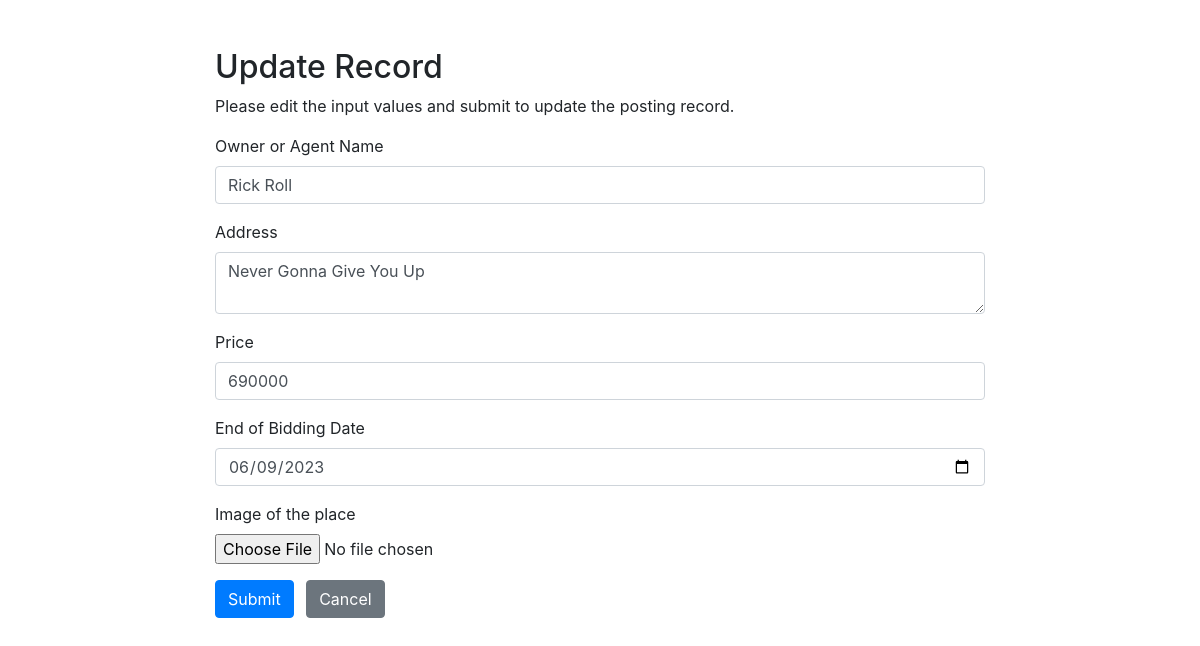
Page /update.php?id=1 on the committed database.
### tables this page shows
CREATE TABLE `houses` (
  `id` int(11) NOT NULL,
  `owner` varchar(255) NOT NULL,
  `address` varchar(255) NOT NULL,
  `price` int(20) NOT NULL,
  `bidding_end_date` date NOT NULL,
  `img_path` varchar(255) NOT NULL
);

### dao/abstractDAO.php (called while the page is built, shortened)
<?php
class abstractDAO {
    protected static $DB_HOST = "localhost";
    protected static $DB_PORT = 3307;
    protected static $DB_USERNAME = "root";
    protected static $DB_PASSWORD = "";
    protected static $DB_DATABASE = "assignment2";
    function __construct() {
        try{
            $this->mysqli = new mysqli(self::$DB_HOST, self::$DB_USERNAME,
                self::$DB_PASSWORD, self::$DB_DATABASE, self::$DB_PORT);
        }catch(mysqli_sql_exception $e){
            throw $e;
        }
    }
}
?>

### dao/houseDAO.php (called while the page is built, shortened)
<?php
require_once('abstractDAO.php');
require_once('./model/house.php');
class houseDAO extends abstractDAO {
    public function getHouse($houseId){
        $query = 'SELECT * FROM houses WHERE id = ?';
        $stmt = $this->mysqli->prepare($query);
        $stmt->bind_param('i', $houseId);
        $stmt->execute();
        $result = $stmt->get_result();
        if($result->num_rows == 1){
            $temp = $result->fetch_assoc();
            $house = new house($temp['id'],$temp['owner'], $temp['address'], $temp['price'], $temp['bidding_end_date'], $temp['img_path']);
            return $house;
        }
        return false;
    }
}
?>

### model/House.php (called while the page is built, shortened)
<?php
	class House{
		private $owner;
		private $address;
		private $price;
		private $biddingDate;
		private $imgPath;
		public function getOwner(){
			return $this->owner;
		}
		public function setOwner($owner){
			$this->owner = $owner;
		}
		public function getAddress(){
			return $this->address;
		}
		public function setAddress($address){
			$this->address = $address;
		}
		public function getPrice(){
			return $this->price;
		}
		public function setPrice($price){
			$this->price = $price;
		}
		public function getBiddingDate(){
			return $this->biddingDate;
		}
		public function setBiddingDate($biddingDate){
			$this->biddingDate = $biddingDate;
		}
		public function getImgPath(){
			return $this->imgPath;
		}
		public function setImgPath($imgPath){
			$this->imgPath = $imgPath;
		}
	}
?>

### update.php (the view, shortened to what this page needs)
<?php
require_once('./dao/houseDAO.php');
$owner = $address = $price = $biddingDate = $imgPath = "";
$owner_err = $address_err = $price_err = $biddingDate_err = $img_err = "";
$houseDAO = new houseDAO();
if(isset($_POST["id"]) && !empty($_POST["id"])){
    $id = $_POST["id"];
    $input_owner = trim($_POST["owner"]);
    if(empty($input_owner)){
        $owner_err = "Please enter a owner or agent name.";
    } elseif(!filter_var($input_owner, FILTER_VALIDATE_REGEXP, array("options"=>array("regexp"=>"/^[a-zA-Z\s]+$/")))){
        $owner_err = "Please enter a valid name.";
    } else{
        $owner = $input_owner;
    }
    $input_address = trim($_POST["address"]);
    if(empty($input_address)){
        $address_err = "Please enter an address.";
    } else{
        $address = $input_address;
    }
    $input_price = trim($_POST["price"]);
    if(empty($input_price)){
        $price_err = "Please enter the salary amount.";
    } elseif(!ctype_digit($input_price)){
        $price_err = "Please enter a positive integer value.";
    } else{
        $price = $input_price;
    }
    $input_biddingDate = trim($_POST["bidding-date"]);
    $current_date = date("Y-m-d");
    if (empty($input_biddingDate)) {
        $biddingDate_err = "Please enter the end of bidding date";
    } elseif (!preg_match("/^\d{4}-\d{2}-\d{2}$/", $input_biddingDate)) {
        $biddingDate_err = "Date format is invalid. Please use yyyy-mm-dd format";
    } elseif (!checkdate(substr($input_biddingDate, 5, 2), substr($input_biddingDate, 8, 2), substr($input_biddingDate, 0, 4))) {
        $biddingDate_err = "Invalid date";
    } elseif ($input_biddingDate <= $current_date){
        $biddingDate_err = "End of bidding date cannot be in the past";
    } else {
        $biddingDate = $input_biddingDate;
    }
    $target_dir = "imgs/";
    if (!empty($_FILES["file"]["name"])) {
        $target_file = $target_dir . basename($_FILES["file"]["name"]);
        $imgPath = $target_file;
        if ($_FILES["file"]["error"] == 0) {
            $check = getimagesize($_FILES["file"]["tmp_name"]);
            if ($check !== false) {
                if (move_uploaded_file($_FILES["file"]["tmp_name"], $target_file)) {
                } else {
                    $img_err = "Sorry, there was an error uploading your file.";
                }
            } else {
                $img_err = "File is not an image.";
            }
        }
    } else {
        $id = $_POST["id"];
        $house = $houseDAO->getHouse($id);
        if ($house) {
            $imgPath = $house->getImgPath();
        }
    }
    if (empty($owner_err) && empty($address_err) && empty($price_err) && empty($biddingDate_err) && empty($img_err)) {
        $house = new House($id, $owner, $address, $price, $biddingDate, $imgPath);
        $result = $houseDAO->updateHouse($house);
        header( "refresh:2; url=index.php" );
		echo '<br><h6 style="text-align:center">' . $result . '</h6>';
        $houseDAO->getMysqli()->close();
    }
} else{
    if(isset($_GET["id"]) && !empty(trim($_GET["id"]))){
        $id =  trim($_GET["id"]);
        $house = $houseDAO->getHouse($id);
        if($house){
            $owner = $house->getOwner();
            $address = $house->getAddress();
            $price = $house->getPrice();
            $biddingDate = $house->getBiddingDate();
            $imgPath = $house->getImgPath();
        } else{
            header("location: error.php");
            exit();
        }
    } else{
        header("location: error.php");
        exit();
    }
}
?>
<!DOCTYPE html>
<html lang="en">
<head>
    <link rel="stylesheet" href="https://stackpath.bootstrapcdn.com/bootstrap/4.5.2/css/bootstrap.min.css">
</head>
<body>
    <div class="wrapper">
        <div class="container-fluid">
            <div class="row">
                <div class="col-md-12">
                    <h2 class="mt-5">Update Record</h2>
                    <p>Please edit the input values and submit to update the posting record.</p>
                    <form action="<?php echo htmlspecialchars(basename($_SERVER['REQUEST_URI'])); ?>" method="post" enctype="multipart/form-data">
                    <div class="form-group">
                            <label>Owner or Agent Name</label>
                            <input type="text" name="owner" class="form-control <?php echo (!empty($owner_err)) ? 'is-invalid' : ''; ?>" value="<?php echo $owner; ?>">
                        </div>
                        <div class="form-group">
                            <label>Address</label>
                            <textarea name="address" class="form-control <?php echo (!empty($address_err)) ? 'is-invalid' : ''; ?>"><?php echo $address; ?></textarea>
                        </div>
                        <div class="form-group">
                            <label>Price</label>
                            <input type="number" name="price" class="form-control <?php echo (!empty($price_err)) ? 'is-invalid' : ''; ?>" value="<?php echo $price; ?>">
                        </div>
                        <div class="form-group">
                            <label>End of Bidding Date</label>
                            <input type="date" name="bidding-date" class="form-control <?php echo (!empty($biddingDate_err)) ? 'is-invalid' : ''; ?>" value="<?php echo $biddingDate; ?>">
                        </div>
                        <div class="form-group">
                            <label>Image of the place</label>
                            <input type="file" name="file" class="form-control-file d-block <?php echo (!empty($img_err)) ? 'is-invalid' : ''; ?>" accept="image/*" value="<?php echo $imgPath; ?>">
                        </div>
                        <input type="submit" class="btn btn-primary" value="Submit">
                        <a href="index.php" class="btn btn-secondary ml-2">Cancel</a>
                    </form>
                </div>
            </div>
        </div>
    </div>
</body>
</html>

### update.php (style rules this page uses)
.wrapper { width: 800px; margin: 0 auto; }

### rows in the picture
houses: owner "Rick Roll", address "Never Gonna Give You Up", price "690000", bidding-date "06/09/2023"
